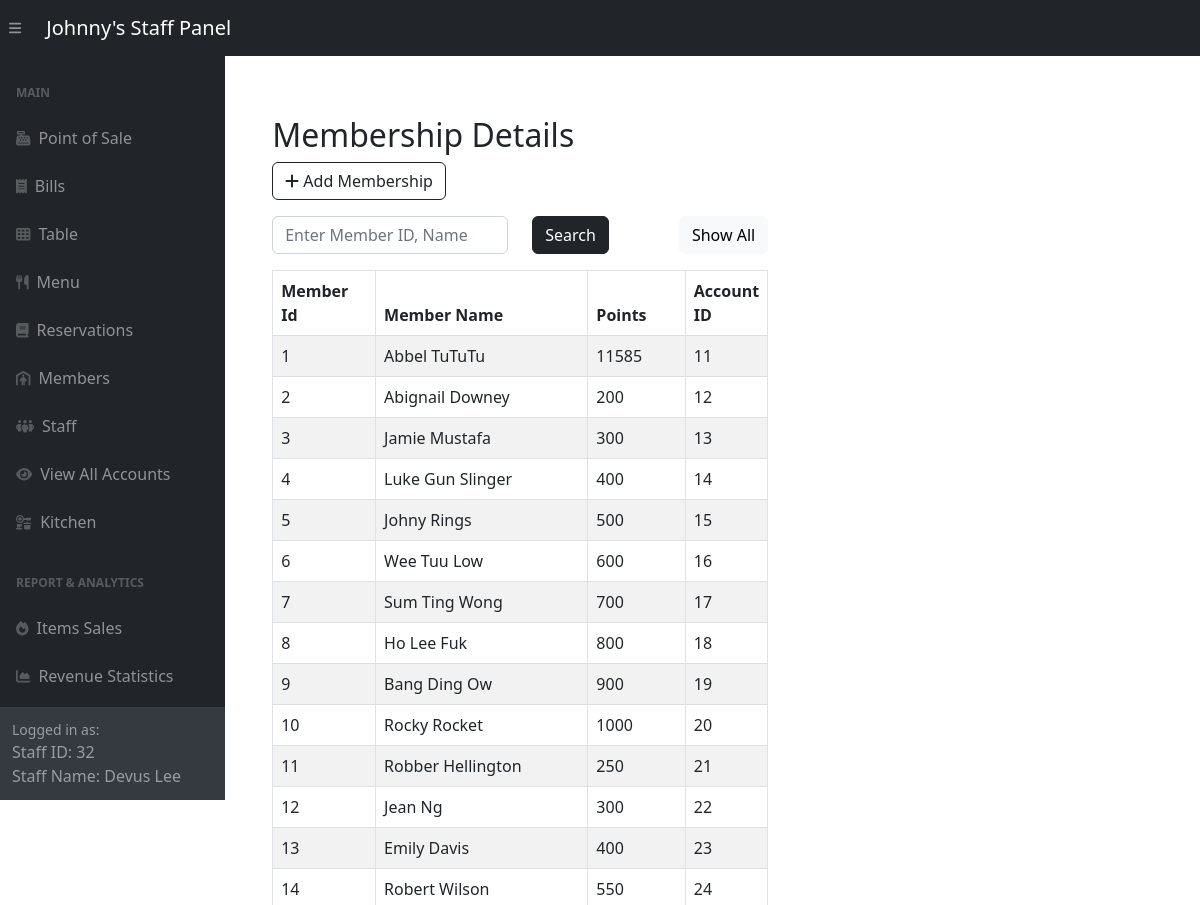
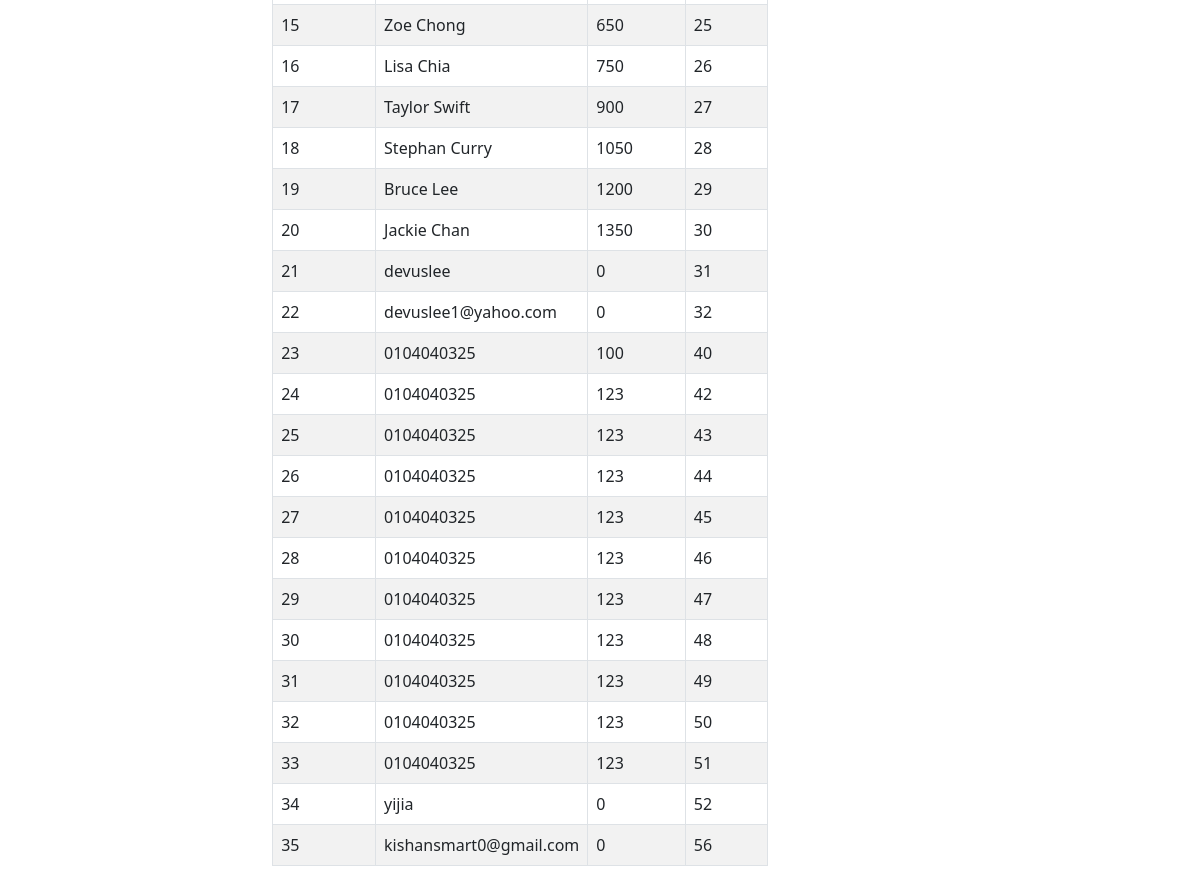
The app's page /adminSide/panel/customer-panel.php (signed in) with its own data (2 pictures, top to bottom).
### tables this page shows
CREATE TABLE `memberships` (
  `member_id` int(11) NOT NULL,
  `member_name` varchar(255) DEFAULT NULL,
  `points` int(11) DEFAULT NULL,
  `account_id` int(11) DEFAULT NULL
);

### adminSide/panel/customer-panel.php (the view, shortened to what this page needs)
<?php include '../inc/dashHeader.php'; ?>
<div class="wrapper">
    <div class="container-fluid pt-5 pl-600">
        <div class="row">
            <div class="m-50">
                <div class="mt-5 mb-3">
                    <h2 class="pull-left">Membership Details</h2>
                    <a href="../customerCrud/createCust.php" class="btn btn-outline-dark"><i class="fa fa-plus"></i> Add Membership</a>
                </div>
                <div class="mb-3">
                    <form method="POST" action="#">
                        <div class="row">
                            <div class="col-md-6">
                                <input required type="text" id="search" name="search" class="form-control" placeholder="Enter Member ID, Name">
                            </div>
                            <div class="col-md-3">
                                <button type="submit" class="btn btn-dark">Search</button>
                            </div>
                            <div class="col" style="text-align: right;" >
                                <a href="customer-panel.php" class="btn btn-light">Show All</a>
                            </div>
                        </div>
                    </form>
                </div>
                <?php
                require_once "../config.php";
                if (isset($_POST['search'])) {
                    if (!empty($_POST['search'])) {
                        $search = $_POST['search'];
                        $sql = "SELECT * FROM Memberships WHERE member_name LIKE '%$search%' OR member_id = '$search'ORDER BY member_id";
                    } else {
                        $sql = "SELECT * FROM Memberships ORDER BY member_id";
                    }
                } else {
                     $sql = "SELECT * FROM Memberships ORDER BY member_id";
                }
                if ($result = mysqli_query($link, $sql)) {
                    if (mysqli_num_rows($result) > 0) {
                        echo '<table class="table table-bordered table-striped">';
                        echo "<thead>";
                        echo "<tr>";
                        echo "<th style='width:7em;'>Member Id</th>";
                        echo "<th>Member Name</th>";
                        echo "<th style='width:7em;'>Points</th>";
                        echo "<th>Account ID</th>";
                        echo "</tr>";
                        echo "</thead>";
                        echo "<tbody>";
                        while ($row = mysqli_fetch_array($result)) {
                            echo "<tr>";
                            echo "<td>" . $row['member_id'] . "</td>";
                            echo "<td>" . $row['member_name'] . "</td>";
                            echo "<td>" . $row['points'] . "</td>";
                            echo "<td>" . $row['account_id'] . "</td>";
                            echo "</tr>";
                        }
                        echo "</tbody>";
                        echo "</table>";
                    } else {
                        echo '<div class="alert alert-danger"><em>No records were found.</em></div>';
                    }
                } else {
                    echo "Oops! Something went wrong. Please try again later.";
                }
                ?>
            </div>
        </div>
    </div>
</div>
<?php include '../inc/dashFooter.php'; ?>

### adminSide/panel/customer-panel.php (style rules this page uses)
.wrapper { width: 60%; padding-left: 200px; padding-top: 20px }

### records on screen
memberships: member_id "1", member_name "Abbel TuTuTu", points "11585", account "11"
memberships: member_id "2", member_name "Abignail Downey", points "200", account "12"
memberships: member_id "3", member_name "Jamie Mustafa", points "300", account "13"
memberships: member_id "4", member_name "Luke Gun Slinger", points "400", account "14"
memberships: member_id "5", member_name "Johny Rings", points "500", account "15"
memberships: member_id "6", member_name "Wee Tuu Low", points "600", account "16"
memberships: member_id "7", member_name "Sum Ting Wong", points "700", account "17"
memberships: member_id "8", member_name "Ho Lee Fuk", points "800", account "18"
memberships: member_id "9", member_name "Bang Ding Ow", points "900", account "19"
memberships: member_id "10", member_name "Rocky Rocket", points "1000", account "20"
memberships: member_id "11", member_name "Robber Hellington", points "250", account "21"
memberships: member_id "12", member_name "Jean Ng", points "300", account "22"
memberships: member_id "13", member_name "Emily Davis", points "400", account "23"
memberships: member_id "14", member_name "Robert Wilson", points "550", account "24"
memberships: member_id "15", member_name "Zoe Chong", points "650", account "25"
memberships: member_id "16", member_name "Lisa Chia", points "750", account "26"
memberships: member_id "17", member_name "Taylor Swift", points "900", account "27"
memberships: member_id "18", member_name "Stephan Curry", points "1050", account "28"
memberships: member_id "19", member_name "Bruce Lee", points "1200", account "29"
memberships: member_id "20", member_name "Jackie Chan", points "1350", account "30"
memberships: member_id "21", member_name "devuslee", points "0", account "31"
memberships: member_id "22", member_name "devuslee1@yahoo.com", points "0", account "32"
memberships: member_id "23", member_name "0104040325", points "100", account "40"
memberships: member_id "24", member_name "0104040325", points "123", account "42"
memberships: member_id "25", member_name "0104040325", points "123", account "43"
memberships: member_id "26", member_name "0104040325", points "123", account "44"
memberships: member_id "27", member_name "0104040325", points "123", account "45"
memberships: member_id "28", member_name "0104040325", points "123", account "46"
memberships: member_id "29", member_name "0104040325", points "123", account "47"
memberships: member_id "30", member_name "0104040325", points "123", account "48"
memberships: member_id "31", member_name "0104040325", points "123", account "49"
memberships: member_id "32", member_name "0104040325", points "123", account "50"
memberships: member_id "33", member_name "0104040325", points "123", account "51"
memberships: member_id "34", member_name "yijia", points "0", account "52"
memberships: member_id "35", member_name "kishansmart0@gmail.com", points "0", account "56"

### other values on screen
$_SESSION['logged_account_id'] "32"
$_SESSION['logged_staff_name'] "Devus Lee"
